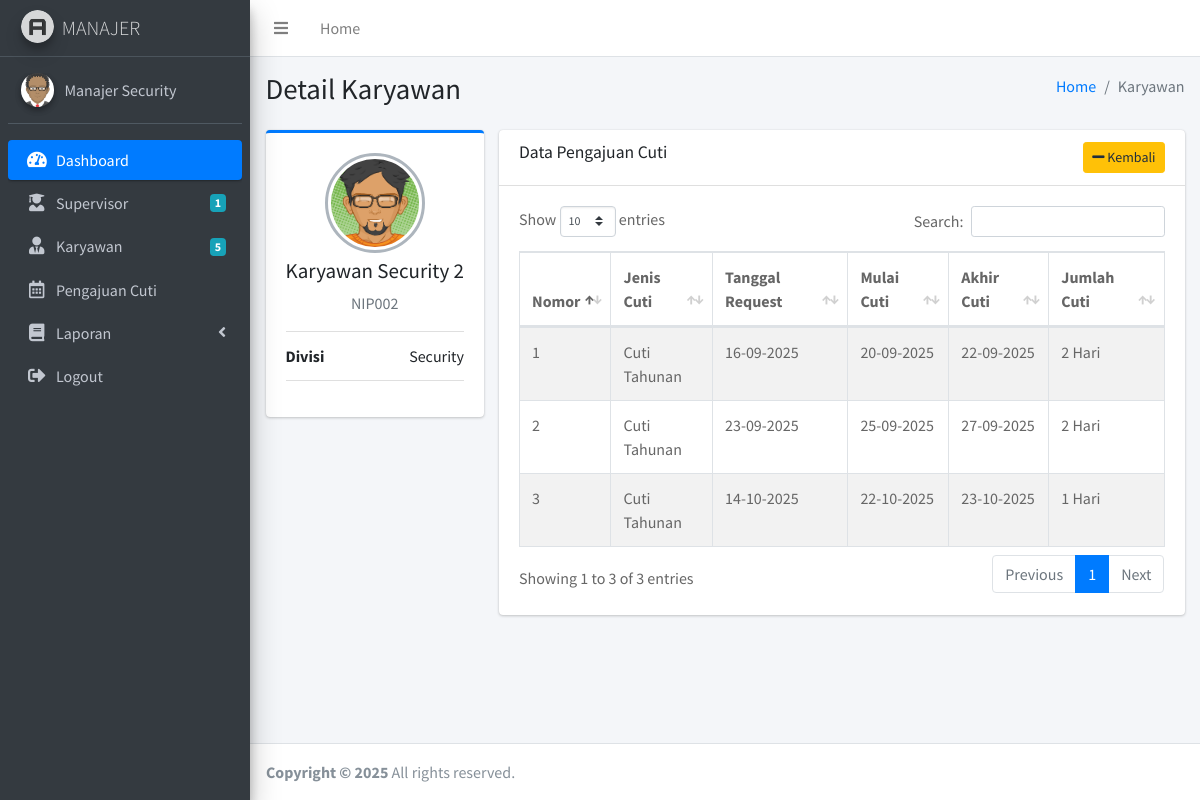
Screenshot of /manajer/karyawan_detail.php?id=2 (signed in) with the database file from the repository.
### tables this page shows
CREATE TABLE `user` (
  `id` int NOT NULL AUTO_INCREMENT,
  `name` varchar(100) DEFAULT NULL,
  `nip` varchar(100) DEFAULT NULL,
  `kontak` varchar(100) DEFAULT NULL,
  `kelamin` varchar(100) DEFAULT NULL,
  `alamat` varchar(100) DEFAULT NULL,
  `divisi_id` int DEFAULT NULL,
  `role_id` int DEFAULT NULL,
  `username` varchar(100) DEFAULT NULL,
  `password` varchar(100) DEFAULT NULL,
  `foto` varchar(100) DEFAULT NULL,
  `tanda_tangan` varchar(100) DEFAULT NULL,
  `email` varchar(100) DEFAULT NULL,
  `created_at` datetime DEFAULT CURRENT_TIMESTAMP,
  PRIMARY KEY (`id`),
  KEY `fk_divisi` (`divisi_id`),
  KEY `fk_role` (`role_id`),
  CONSTRAINT `fk_divisi` FOREIGN KEY (`divisi_id`) REFERENCES `divisi` (`divisi_id`),
  CONSTRAINT `fk_role` FOREIGN KEY (`role_id`) REFERENCES `role` (`role_id`)
);

CREATE TABLE `divisi` (
  `divisi_id` int NOT NULL AUTO_INCREMENT,
  `divisi_name` varchar(100) NOT NULL,
  PRIMARY KEY (`divisi_id`)
);

CREATE TABLE `cuti` (
  `cuti_id` int NOT NULL AUTO_INCREMENT,
  `divisi_id` int DEFAULT NULL,
  `jenis_cuti_id` int DEFAULT NULL,
  `user_id` int DEFAULT NULL,
  `tanggal_cuti` varchar(100) DEFAULT NULL,
  `tanggal_mulai` varchar(100) DEFAULT NULL,
  `tanggal_selesai` varchar(100) DEFAULT NULL,
  `jumlah_cuti` int DEFAULT NULL,
  `alasan_cuti` text,
  `alamat_cuti` text,
  `supervisor_id` int DEFAULT NULL,
  `supervisor_status` varchar(100) DEFAULT NULL,
  `supervisor_keterangan` varchar(100) DEFAULT NULL,
  `manajer_id` int DEFAULT NULL,
  `manajer_status` varchar(100) DEFAULT NULL,
  `manajer_keterangan` varchar(100) DEFAULT NULL,
  PRIMARY KEY (`cuti_id`),
  KEY `fk_divisi2` (`divisi_id`),
  KEY `fk_jenis_cuti` (`jenis_cuti_id`),
  KEY `fk_user` (`user_id`),
  KEY `fk_supervisor` (`supervisor_id`),
  KEY `fk_manajer` (`manajer_id`),
  CONSTRAINT `fk_divisi2` FOREIGN KEY (`divisi_id`) REFERENCES `divisi` (`divisi_id`),
  CONSTRAINT `fk_jenis_cuti` FOREIGN KEY (`jenis_cuti_id`) REFERENCES `jenis_cuti` (`jenis_cuti_id`),
  CONSTRAINT `fk_manajer` FOREIGN KEY (`manajer_id`) REFERENCES `user` (`id`),
  CONSTRAINT `fk_supervisor` FOREIGN KEY (`supervisor_id`) REFERENCES `user` (`id`),
  CONSTRAINT `fk_user` FOREIGN KEY (`user_id`) REFERENCES `user` (`id`)
);

CREATE TABLE `jenis_cuti` (
  `jenis_cuti_id` int NOT NULL AUTO_INCREMENT,
  `jenis_cuti_name` varchar(100) NOT NULL,
  `jenis_cuti_jumlah` int NOT NULL,
  PRIMARY KEY (`jenis_cuti_id`)
);

### manajer/karyawan_detail.php (the view)
<?php include 'header.php' ?>
<div class="content-wrapper">
  <section class="content-header">
    <div class="container-fluid">
      <div class="row mb-2">
        <div class="col-sm-6">
          <h1>Detail  Karyawan</h1>
        </div>
        <div class="col-sm-6">
          <ol class="breadcrumb float-sm-right">
            <li class="breadcrumb-item"><a href="#">Home</a></li>
            <li class="breadcrumb-item active">Karyawan</li>
          </ol>
        </div>
      </div>
    </div>
  </section>
  <section class="content">
    <div class="container-fluid">
      <div class="row">
        <div class="col-md-3">
          <?php
          $idkaryawan = $_GET['id'];
          $data = mysqli_query($koneksi,"select divisi.divisi_name as divisi_nama, user.* from user join divisi on user.divisi_id = divisi.divisi_id where id=$idkaryawan");
          $d = mysqli_fetch_assoc($data);
          ?>
          <div class="card card-primary card-outline">
            <div class="card-body box-profile">
              <div class="text-center">
                <?php
                if($d['foto']=="karyawan_foto.png"){
                  ?>
                  <img class="profile-user-img img-fluid img-circle"
                  src="../dist/img/karyawan_foto.png"
                  alt="User profile picture">
                  <?php
                }else{
                  ?>
                  <img class="profile-user-img img-fluid img-circle"
                  src="../gambar/user/<?php echo $d['foto'] ?>"
                  alt="User profile picture">
                  <?php
                }
                ?>
              </div>
              <h3 class="profile-username text-center"><?php echo $d['name'] ?></h3>
              <p class="text-muted text-center"><?php echo $d['nip'] ?></p>
              <ul class="list-group list-group-unbordered mb-3">
                <li class="list-group-item">
                  <b>Divisi</b> <a class="float-right"><?php echo $d['divisi_nama'] ?></a>
                </li>
              </ul>
            </div>
          </div>
        </div>
        <div class="col-md-9">
          <div class="card">
            <div class="card-header">
              <h3 class="card-title">Data Pengajuan Cuti</h3>
              <div class="float-right">
                <a href="karyawan.php" class="btn btn-sm btn-warning"><i class="fa fa-minus"></i> Kembali</a>
              </div>
            </div>
            <div class="card-body">
              <div class="tab-content">
                <div class="active tab-pane">
                  <div class="post">
                    <div class="table-responsive">
                      <table id="example1" class="table table-bordered table-striped">
                          <thead>
                            <tr>
                              <th width="1%">Nomor</th>
                              <th>Jenis Cuti</th>
                              <th>Tanggal Request</th>
                              <th>Mulai Cuti</th>
                              <th>Akhir Cuti</th>
                              <th>Jumlah Cuti</th>
                            </tr>
                          </thead>
                          <tbody>
                            <?php
                            $idkaryawan = $_GET['id'];
                            $no=1;
                            $data = mysqli_query($koneksi,"select jenis_cuti.jenis_cuti_name as jenis_nama, cuti.* from cuti join jenis_cuti on cuti.jenis_cuti_id = jenis_cuti.jenis_cuti_id where cuti.user_id=$idkaryawan");
                            while($d = mysqli_fetch_array($data)){
                              ?>
                              <tr>
                                <td><?php echo $no++; ?></td>
                                <td><?php echo $d['jenis_nama'] ?></td>
                                <td><?php echo date('d-m-Y', strtotime($d['tanggal_cuti'])) ?></td>
                                <td><?php echo date('d-m-Y', strtotime($d['tanggal_mulai'])) ?></td>
                                <td><?php echo date('d-m-Y', strtotime($d['tanggal_selesai'])) ?></td>
                                <td>
                                  <?php
                                  $x = date("d", strtotime($d['tanggal_mulai']));
                                  $xx = date("d", strtotime($d['tanggal_selesai']));
                                  $hasil = abs($x-$xx);
                                  echo $hasil." Hari";
                                  ?>
                                </td>
                              </tr>
                              <?php
                            }
                            ?>
                          </tbody>
                        </table>
                      </div>
                    </div>
                </div>
              </div>
            </div>
          </div>
        </div>
      </div>
    </div>
  </section>
</div>
<?php include 'footer.php' ?>

### manajer/header.php (shortened to what this page needs)
<!DOCTYPE html>
<html>
<head>
  <link rel="stylesheet" href="../plugins/fontawesome-free/css/all.min.css">
  <link rel="stylesheet" href="https://code.ionicframework.com/ionicons/2.0.1/css/ionicons.min.css">
  <link rel="stylesheet" href="../plugins/tempusdominus-bootstrap-4/css/tempusdominus-bootstrap-4.min.css">
  <link rel="stylesheet" href="../plugins/icheck-bootstrap/icheck-bootstrap.min.css">
  <link rel="stylesheet" href="../plugins/jqvmap/jqvmap.min.css">
  <link rel="stylesheet" href="../plugins/datatables-bs4/css/dataTables.bootstrap4.css">
  <link rel="stylesheet" href="../dist/css/adminlte.min.css">
  <link rel="stylesheet" href="../plugins/overlayScrollbars/css/OverlayScrollbars.min.css">
  <link rel="stylesheet" href="../plugins/daterangepicker/daterangepicker.css">
  <link rel="stylesheet" href="../plugins/summernote/summernote-bs4.css">
</head>
  <?php include '../koneksi.php'; ?>
<body class="hold-transition sidebar-mini layout-fixed">
<div class="wrapper">
  <nav class="main-header navbar navbar-expand navbar-white navbar-light">
    <ul class="navbar-nav">
      <li class="nav-item">
        <a class="nav-link" data-widget="pushmenu" href="#"><i class="fas fa-bars"></i></a>
      </li>
      <li class="nav-item d-none d-sm-inline-block">
        <a href="index.php" class="nav-link">Home</a>
      </li>
    </ul>
  </nav>
  <aside class="main-sidebar sidebar-dark-primary elevation-4">
    <a href="index.php" class="brand-link">
      <img src="../dist/img/AdminLTELogo.png" alt="AdminLTE Logo" class="brand-image img-circle elevation-3"
           style="opacity: .8">
      <span class="brand-text font-weight-light">MANAJER</span>
    </a>
     <?php
    $saya = $_SESSION['id'];
    $divisi = $_SESSION['divisi'];
    $data = mysqli_query($koneksi,"select * from user where id=$saya");
    $d = mysqli_fetch_assoc($data);
     ?>
    <div class="sidebar">
      <div class="user-panel mt-3 pb-3 mb-3 d-flex">
        <div class="image">
          <?php
          if($d['foto']=="manajer_foto.png"){
            ?>
            <img src="../dist/img/manajer_foto.png" class="img-circle elevation-2" alt="User Image">
            <?php
          }else{
            ?>
            <img src="../gambar/user/<?php echo $d['foto'] ?>" class="img-circle elevation-2" alt="User Image">
            <?php
          }
          ?>
        </div>
        <div class="info">
          <a href="#" class="d-block"><?php echo $d['name'] ?></a>
        </div>
      </div>
      <nav class="mt-2">
        <ul class="nav nav-pills nav-sidebar flex-column" data-widget="treeview" role="menu" data-accordion="false">
          <li class="nav-item has-treeview menu-open">
            <a href="index.php" class="nav-link active">
              <i class="nav-icon fas fa-tachometer-alt"></i>
              <p>
                Dashboard
              </p>
            </a>
          </li>
          <li class="nav-item">
            <a href="supervisor.php" class="nav-link">
              <i class="nav-icon fas fa-user-graduate"></i>
              <p>
                Supervisor
                <?php
                $supervisor = mysqli_query($koneksi,"select * from user where divisi_id=$divisi and role_id=2");
                $sp = mysqli_num_rows($supervisor);
                ?>
                <span class="badge badge-info right"><?php echo $sp ?></span>
              </p>
            </a>
          </li>
          <li class="nav-item">
            <a href="karyawan.php" class="nav-link">
              <i class="nav-icon fas fa-user-tie"></i>
              <p>
                Karyawan
                <?php
                $karyawan = mysqli_query($koneksi,"select * from user where divisi_id=$divisi and role_id=1");
                $k = mysqli_num_rows($karyawan);
                ?>
                <span class="badge badge-info right"><?php echo $k ?></span>
              </p>
            </a>
          </li>
          <li class="nav-item">
            <a href="cuti.php" class="nav-link">
              <i class="nav-icon far fa-calendar-alt"></i>
              <p>
                Pengajuan Cuti
              </p>
            </a>
          </li>
           <li class="nav-item has-treeview">
            <a href="#" class="nav-link">
              <i class="nav-icon fas fa-book"></i>
              <p>
                Laporan
                <i class="fas fa-angle-left right"></i>
              </p>
            </a>
          </li>
           <li class="nav-item">
            <a href="logout.php" class="nav-link">
              <i class="nav-icon fas fa-sign-out-alt"></i>
              <p>
                Logout
              </p>
            </a>
          </li>
        </ul>
      </nav>
    </div>
  </aside>

### rows the page displays
user: name "Manajer Security"
user: name "Karyawan Security 2", nip "NIP002", divisi.divisi_name "Security"
cuti: jenis_cuti.jenis_cuti_name "Cuti Tahunan", tanggal_cuti "16-09-2025", tanggal_mulai "20-09-2025", tanggal_selesai "22-09-2025", hasil "2"
cuti: jenis_cuti.jenis_cuti_name "Cuti Tahunan", tanggal_cuti "23-09-2025", tanggal_mulai "25-09-2025", tanggal_selesai "27-09-2025", hasil "2"
cuti: jenis_cuti.jenis_cuti_name "Cuti Tahunan", tanggal_cuti "14-10-2025", tanggal_mulai "22-10-2025", tanggal_selesai "23-10-2025", hasil "1"

### other values shown
$sp "1"
$k "5"
